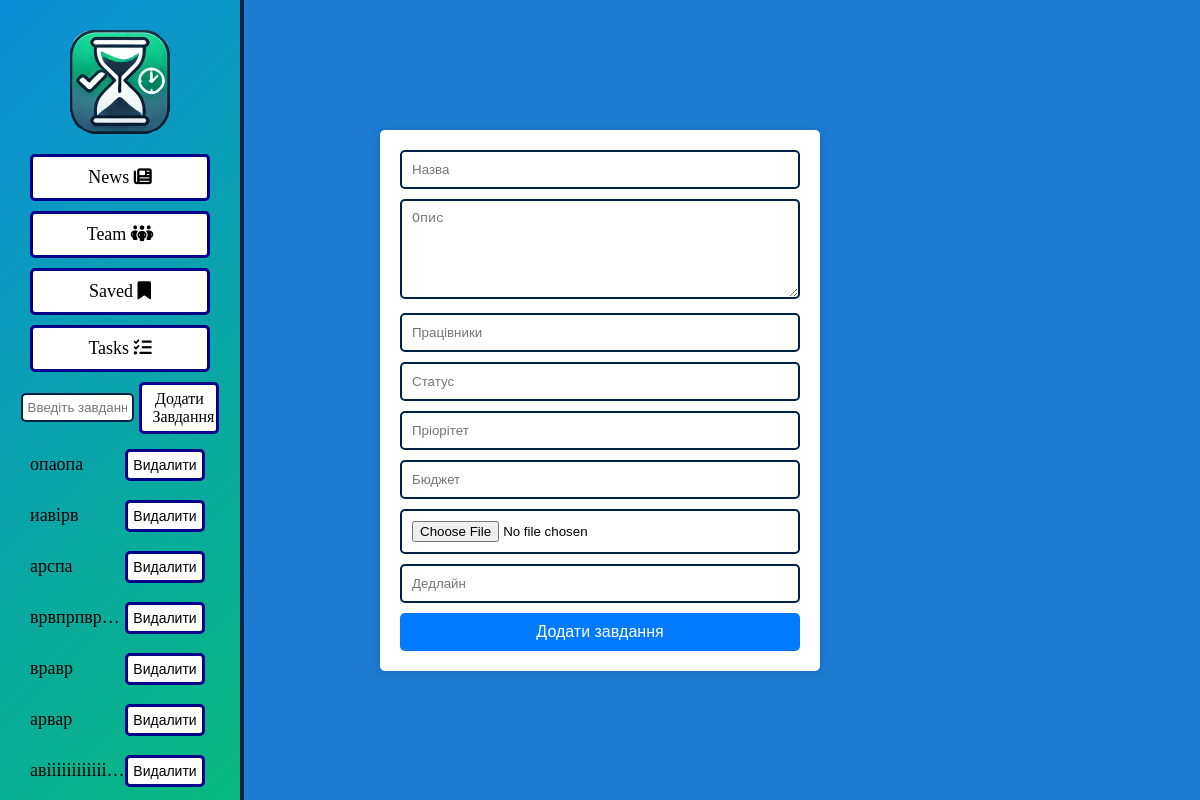
The app's page /main_work_window/ with its own data.
### main_work_window/models.py (models this page shows, shortened)
class Task(models.Model):
    title = models.TextField('Назва')
    task_description = models.TextField('Опис завдання')
    collaborators = models.TextField('Працівники')
    status = models.TextField('Статус')
    priority = models.TextField('Пріорітет')
    budget = models.TextField('Бюджет')
    attachments = models.FileField(upload_to='documents/', blank=True, null=True)
    dead_line = models.DateField('Дедлайн')

### main_work_window/views.py (the view)
# urls.py: path('', views.add_task, name='add_task'),
def add_task(request):
    error = ''
    if request.method == 'POST':
        form = TaskForm(request.POST, request.FILES)
        if form.is_valid():
            form.save()
            return redirect('add_task')
        else:
            error = 'Неправильно заповнено!'
    else:
        form = TaskForm()
    tasks = Task.objects.all()
    data = {
        'form': form,
        'tasks': tasks,
        'error': error
    }
    return render(request, 'main_work_window/add_task.html', data)

### main_work_window/forms.py
class TaskForm(ModelForm):
    attachments = forms.FileField(required=False)
    class Meta:
        model = Task
        fields = ['title', 'task_description', 'collaborators', 'status', 'priority', 'budget', 'attachments', 'dead_line']
        widgets = {
            'title': TextInput(attrs={'placeholder': 'Назва'}),
            'task_description': Textarea(attrs={'placeholder': 'Опис'}),
            'collaborators': TextInput(attrs={'placeholder': 'Працівники'}),
            'status': TextInput(attrs={'placeholder': 'Статус'}),
            'priority': TextInput(attrs={'placeholder': 'Пріорітет'}),
            'budget': TextInput(attrs={'placeholder': 'Бюджет'}),
            'attachments': ClearableFileInput(attrs={'placeholder': 'Файл', 'accept': '*/*'}),
            'dead_line': DateInput(attrs={'placeholder': 'Дедлайн'}),
        }

### main_work_window/templates/main_work_window/add_task.html (shortened to what this page needs)
{% load static %}
<!DOCTYPE html>
<html lang="uk">
<head>
    <link rel="stylesheet" href="{% static 'main_work_window/css/add_task.css' %}">
    <link rel="stylesheet" href="https://use.fontawesome.com/releases/v6.6.0/css/all.css">
</head>
<body>
    <aside class="sidebar">
        <img src="{% static 'main_work_window/img/logo.png' %}" alt="Logo"  class="sidebar-logo">
        <a href="{% url 'news' %}" class="menu-link">News <i class="fa-solid fa-newspaper"></i></a>
        <a href="#" class="menu-link">Team <i class="fa-solid fa-people-group"></i></a>
        <a href="#" class="menu-link">Saved <i class="fa-solid fa-bookmark"></i></a>
        <a href="#" class="menu-link">Tasks <i class="fa-solid fa-list-check"></i></a>
        <div class="task-input-section">
            <input type="text" class="task-input" placeholder="Введіть завдання">
            <a href="{% url 'add_task' %}" class="add-task-button">Додати Завдання</a>
        </div>
        <div class="task-titles">
            {% for task in tasks %}
                <div  data-task-id="{{ task.id }}">
                    <a href="{% url 'task_detail' task.id %}" class="task-link">{{ task.title }}</a>
                    <form method="post" action="{% url 'delete_task' task.id %}" style="display: inline;">
                        <button type="button" class="delete-button" onclick="confirmDeletion('{{ task.title }}', this)">Видалити</button>
                    </form>
                </div>
            {% empty %}
                <p>Немає доступних завдань</p>
            {% endfor %}
        </div>
    </aside>
    <div class="form-container">
        <form method="post" enctype="multipart/form-data" class="task-form">
            {{ form.title }}<br>
            {{ form.task_description }}<br>
            {{ form.collaborators }}<br>
            {{ form.status }}<br>
            {{ form.priority }}<br>
            {{ form.budget }}<br>
            {{ form.attachments }}<br>
            {{ form.dead_line }}<br>
            <button type="submit">Додати завдання</button>
        </form>
    </div>
</body>
</html>

### main_work_window/static/main_work_window/css/add_task.css (style rules this page uses)
body { margin: 0; background-color: #1b7bd0; display: flex; height: 100vh; overflow: hidden; }
.sidebar { background: linear-gradient(135deg, rgb(12, 142, 217) 0%, rgb(9, 188, 120) 100%); padding: 30px; width: 180px; display: flex; flex-direction: column; align-items: center; gap: 10px; border-right: 4px solid #002147; position: fixed; height: 100vh; overflow-y: auto; }
.sidebar-logo { width: 100px; margin-bottom: 10px; }
.menu-link { color: black; text-decoration: none; padding: 10px 20px; border: 3px solid darkblue; border-radius: 5px; font-size: 18px; background-color: white; text-align: center; width: 100%; box-sizing: border-box; }
.task-link { color: black; text-decoration: none; font-size: 18px; padding: 10px 0px; display: block; transition: color 0.3s ease, background-color 0.3s ease; white-space: nowrap; overflow: hidden; text-overflow: ellipsis; }
.task-titles > div { display: flex; justify-content: space-between; width: 100%; margin-bottom: 10px; }
.task-input-section { display: flex; align-items: center; gap: 5px; width: 116%; box-sizing: border-box; padding-left: 5px; }
.task-input { padding: 5px; border: 2px solid #002147; border-radius: 5px; width: calc(100% - 90px); box-sizing: border-box; }
.add-task-button { padding: 5px 10px; border: 3px solid darkblue; border-radius: 5px; background-color: white; color: black; text-align: center; text-decoration: none; display: inline-block; width: 80px; box-sizing: border-box; font-size: 16px; cursor: pointer; }
.form-container { display: flex; justify-content: center; align-items: center; flex: 1; padding: 20px; box-sizing: border-box; }
.task-form { background-color: white; padding: 20px; border-radius: 5px; box-shadow: 0 2px 10px rgba(0, 0, 0, 0.1); width: 100%; max-width: 400px; }
.task-form input, .task-form textarea { width: 100%; margin-bottom: 10px; padding: 10px; border: 2px solid #002147; border-radius: 5px; box-sizing: border-box; }
.task-form textarea { resize: vertical; height: 100px; }
.task-form button { background-color: #007BFF; color: white; border: none; padding: 10px; border-radius: 5px; cursor: pointer; width: 100%; font-size: 16px; }
.task-titles { overflow-y: auto; max-height: calc(100vh - 250px); width: 100%; box-sizing: border-box; }
.delete-button { background-color: white; color: black; margin-top: 5px; margin-right: 5px; padding: 5px 0px; border: 3px solid darkblue; border-radius: 5px; cursor: pointer; font-size: 14px; text-align: center; width: 80px; box-sizing: border-box; display: flex; justify-content: center; align-items: center; transition: color 0.3s ease, background-color 0.3s ease; }
html { scroll-behavior: smooth; }

### records on screen
Task: title "опаопа"
Task: title "иавірв"
Task: title "арспа"
Task: title "врвпрпвр…"
Task: title "вравр"
Task: title "арвар"
Task: title "авіііііііііііі…"
